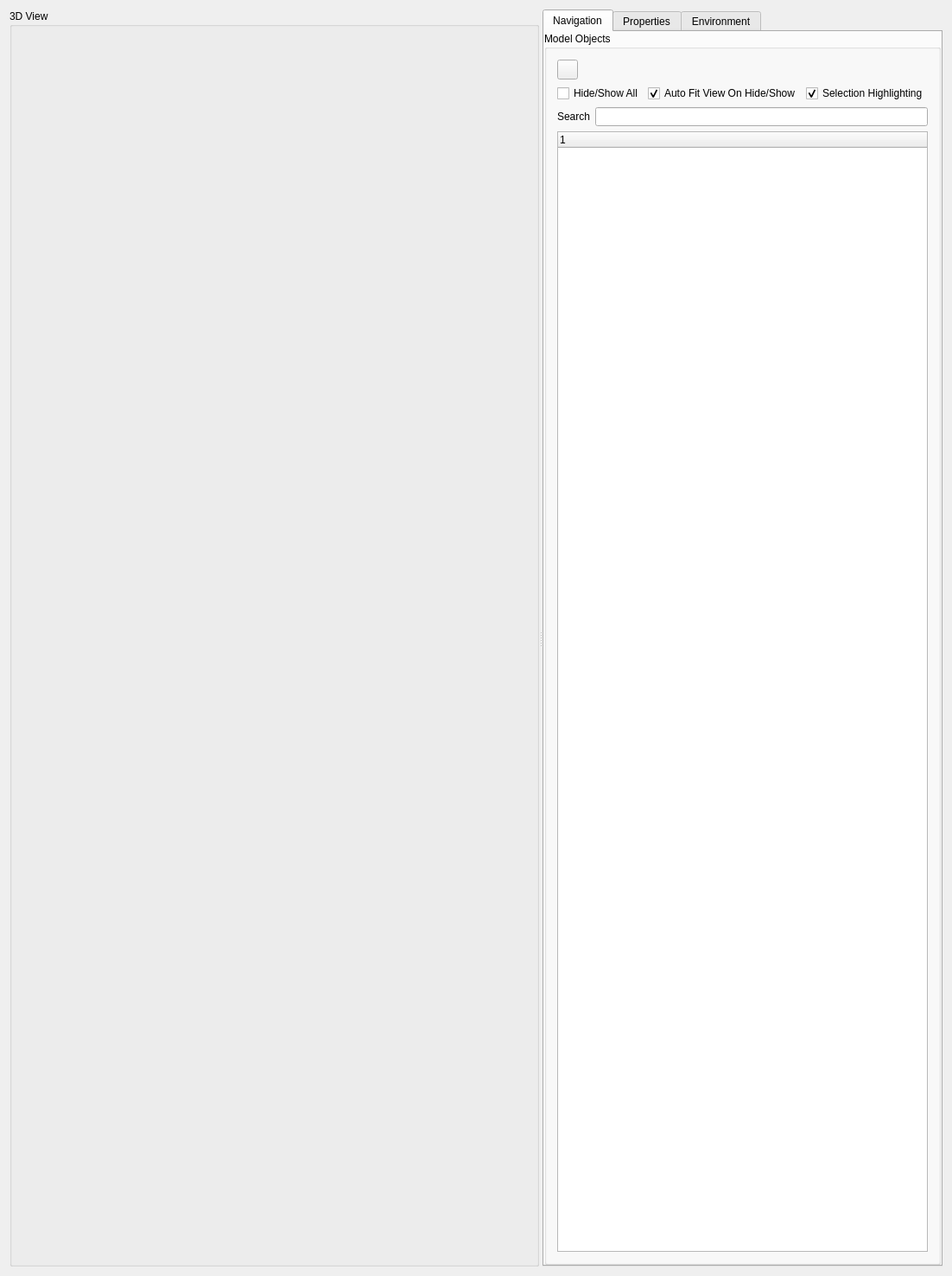
<?xml version="1.0" encoding="UTF-8"?>
<ui version="4.0">
 <author>N. Sharjith</author>
 <class>ModelViewer</class>
 <widget class="QWidget" name="ModelViewer">
  <property name="geometry">
   <rect>
    <x>0</x>
    <y>0</y>
    <width>1102</width>
    <height>1477</height>
   </rect>
  </property>
  <property name="sizePolicy">
   <sizepolicy hsizetype="Expanding" vsizetype="Expanding">
    <horstretch>0</horstretch>
    <verstretch>0</verstretch>
   </sizepolicy>
  </property>
  <property name="acceptDrops">
   <bool>true</bool>
  </property>
  <property name="windowTitle">
   <string>Session 1</string>
  </property>
  <property name="windowIcon">
   <iconset resource="../ModelViewer.qrc">
    <normaloff>:/icons/res/logo.png</normaloff>:/icons/res/logo.png</iconset>
  </property>
  <layout class="QGridLayout" name="gridLayout_14">
   <item row="0" column="0">
    <widget class="QSplitter" name="splitter">
     <property name="sizePolicy">
      <sizepolicy hsizetype="Preferred" vsizetype="Preferred">
       <horstretch>0</horstretch>
       <verstretch>0</verstretch>
      </sizepolicy>
     </property>
     <property name="frameShape">
      <enum>QFrame::Shape::NoFrame</enum>
     </property>
     <property name="orientation">
      <enum>Qt::Orientation::Horizontal</enum>
     </property>
     <widget class="QFrame" name="viewerframe">
      <property name="sizePolicy">
       <sizepolicy hsizetype="Preferred" vsizetype="Preferred">
        <horstretch>100</horstretch>
        <verstretch>0</verstretch>
       </sizepolicy>
      </property>
      <layout class="QGridLayout" name="gridLayout_7">
       <property name="leftMargin">
        <number>0</number>
       </property>
       <property name="topMargin">
        <number>0</number>
       </property>
       <property name="rightMargin">
        <number>0</number>
       </property>
       <property name="bottomMargin">
        <number>0</number>
       </property>
       <item row="0" column="0">
        <layout class="QVBoxLayout" name="verticalLayout_2" stretch="0">
         <item>
          <widget class="QGroupBox" name="preview">
           <property name="sizePolicy">
            <sizepolicy hsizetype="Preferred" vsizetype="Preferred">
             <horstretch>0</horstretch>
             <verstretch>0</verstretch>
            </sizepolicy>
           </property>
           <property name="title">
            <string>3D View</string>
           </property>
           <layout class="QGridLayout" name="gridLayout">
            <property name="leftMargin">
             <number>0</number>
            </property>
            <property name="topMargin">
             <number>0</number>
            </property>
            <property name="rightMargin">
             <number>0</number>
            </property>
            <property name="bottomMargin">
             <number>0</number>
            </property>
            <property name="spacing">
             <number>2</number>
            </property>
            <item row="0" column="0">
             <layout class="QVBoxLayout" name="verticalLayout_4" stretch="0">
              <property name="spacing">
               <number>0</number>
              </property>
              <item>
               <widget class="QFrame" name="glframe">
                <property name="enabled">
                 <bool>true</bool>
                </property>
                <property name="sizePolicy">
                 <sizepolicy hsizetype="Expanding" vsizetype="Expanding">
                  <horstretch>0</horstretch>
                  <verstretch>0</verstretch>
                 </sizepolicy>
                </property>
                <property name="cursor">
                 <cursorShape>ArrowCursor</cursorShape>
                </property>
               </widget>
              </item>
             </layout>
            </item>
           </layout>
          </widget>
         </item>
        </layout>
       </item>
      </layout>
     </widget>
     <widget class="QTabWidget" name="controlstabWidget">
      <property name="minimumSize">
       <size>
        <width>450</width>
        <height>0</height>
       </size>
      </property>
      <property name="currentIndex">
       <number>0</number>
      </property>
      <property name="iconSize">
       <size>
        <width>32</width>
        <height>32</height>
       </size>
      </property>
      <widget class="QWidget" name="controlstabWidgetPage1">
       <attribute name="icon">
        <iconset resource="../ModelViewer.qrc">
         <normaloff>:/icons/res/navigation.png</normaloff>:/icons/res/navigation.png</iconset>
       </attribute>
       <attribute name="title">
        <string>Navigation</string>
       </attribute>
       <layout class="QGridLayout" name="gridLayout_3">
        <property name="leftMargin">
         <number>0</number>
        </property>
        <property name="topMargin">
         <number>0</number>
        </property>
        <property name="rightMargin">
         <number>0</number>
        </property>
        <property name="bottomMargin">
         <number>0</number>
        </property>
        <item row="0" column="0">
         <widget class="QGroupBox" name="groupBox_4">
          <property name="sizePolicy">
           <sizepolicy hsizetype="Preferred" vsizetype="Preferred">
            <horstretch>0</horstretch>
            <verstretch>0</verstretch>
           </sizepolicy>
          </property>
          <property name="title">
           <string>Model Objects</string>
          </property>
          <layout class="QGridLayout" name="gridLayout_15">
           <item row="0" column="0">
            <widget class="QWidget" name="modelNavigationWidget" native="true">
             <layout class="QVBoxLayout" name="verticalLayout">
              <property name="spacing">
               <number>6</number>
              </property>
              <property name="leftMargin">
               <number>1</number>
              </property>
              <property name="topMargin">
               <number>1</number>
              </property>
              <property name="rightMargin">
               <number>1</number>
              </property>
              <property name="bottomMargin">
               <number>1</number>
              </property>
              <item>
               <layout class="QHBoxLayout" name="horizontalLayout_14">
                <item>
                 <widget class="QToolButton" name="toolButtonDetach">
                  <property name="toolTip">
                   <string> Detach from panel</string>
                  </property>
                  <property name="text">
                   <string/>
                  </property>
                  <property name="icon">
                   <iconset resource="../ModelViewer.qrc">
                    <normaloff>:/icons/res/detach.png</normaloff>:/icons/res/detach.png</iconset>
                  </property>
                 </widget>
                </item>
                <item>
                 <spacer name="horizontalSpacer_13">
                  <property name="orientation">
                   <enum>Qt::Orientation::Horizontal</enum>
                  </property>
                  <property name="sizeHint" stdset="0">
                   <size>
                    <width>40</width>
                    <height>20</height>
                   </size>
                  </property>
                 </spacer>
                </item>
               </layout>
              </item>
              <item>
               <layout class="QHBoxLayout" name="horizontalLayout_27">
                <item>
                 <widget class="QCheckBox" name="checkBoxSelectAll">
                  <property name="toolTip">
                   <string>Hide/Show All</string>
                  </property>
                  <property name="text">
                   <string>Hide/Show All</string>
                  </property>
                  <property name="tristate">
                   <bool>true</bool>
                  </property>
                 </widget>
                </item>
                <item>
                 <widget class="QCheckBox" name="checkBoxAutoFitView">
                  <property name="toolTip">
                   <string>Auto Fit View On Hide/Show</string>
                  </property>
                  <property name="text">
                   <string>Auto Fit View On Hide/Show</string>
                  </property>
                  <property name="checked">
                   <bool>true</bool>
                  </property>
                 </widget>
                </item>
                <item>
                 <widget class="QCheckBox" name="checkBoxSelectionHighlight">
                  <property name="toolTip">
                   <string>Selection Highlighting in Viewer</string>
                  </property>
                  <property name="text">
                   <string>Selection Highlighting</string>
                  </property>
                  <property name="checked">
                   <bool>true</bool>
                  </property>
                 </widget>
                </item>
               </layout>
              </item>
              <item>
               <layout class="QHBoxLayout" name="horizontalLayout_28">
                <item>
                 <widget class="QLabel" name="label_23">
                  <property name="text">
                   <string>Search</string>
                  </property>
                 </widget>
                </item>
                <item>
                 <widget class="QLineEdit" name="searchBox">
                  <property name="clearButtonEnabled">
                   <bool>true</bool>
                  </property>
                 </widget>
                </item>
               </layout>
              </item>
              <item>
               <widget class="SceneTreeWidget" name="treeWidgetModel">
                <property name="styleSheet">
                 <string notr="true"/>
                </property>
                <property name="selectionMode">
                 <enum>QAbstractItemView::SelectionMode::ExtendedSelection</enum>
                </property>
                <column>
                 <property name="text">
                  <string notr="true">1</string>
                 </property>
                </column>
               </widget>
              </item>
             </layout>
            </widget>
           </item>
          </layout>
         </widget>
        </item>
       </layout>
      </widget>
      <widget class="QWidget" name="controlstabWidgetPage2">
       <attribute name="icon">
        <iconset resource="../ModelViewer.qrc">
         <normaloff>:/icons/res/properties.png</normaloff>:/icons/res/properties.png</iconset>
       </attribute>
       <attribute name="title">
        <string>Properties</string>
       </attribute>
       <layout class="QGridLayout" name="gridLayout_2">
        <item row="0" column="0">
         <layout class="QVBoxLayout" name="verticalLayout_5">
          <item>
           <widget class="QTabWidget" name="tabWidgetVizAttribs">
            <property name="tabPosition">
             <enum>QTabWidget::TabPosition::North</enum>
            </property>
            <property name="tabShape">
             <enum>QTabWidget::TabShape::Rounded</enum>
            </property>
            <property name="currentIndex">
             <number>1</number>
            </property>
            <property name="iconSize">
             <size>
              <width>32</width>
              <height>32</height>
             </size>
            </property>
            <property name="documentMode">
             <bool>false</bool>
            </property>
            <property name="movable">
             <bool>true</bool>
            </property>
            <widget class="QWidget" name="materialProcessorPage">
             <attribute name="icon">
              <iconset resource="../ModelViewer.qrc">
               <normaloff>:/icons/res/material.png</normaloff>:/icons/res/material.png</iconset>
             </attribute>
             <attribute name="title">
              <string>Materials</string>
             </attribute>
             <layout class="QGridLayout" name="gridLayout_23">
              <property name="leftMargin">
               <number>0</number>
              </property>
              <property name="topMargin">
               <number>0</number>
              </property>
              <property name="rightMargin">
               <number>0</number>
              </property>
              <property name="bottomMargin">
               <number>0</number>
              </property>
              <item row="0" column="0">
               <widget class="QScrollArea" name="scrollAreaMaterial">
                <property name="widgetResizable">
                 <bool>true</bool>
                </property>
                <widget class="MaterialPropertiesPanel" name="predefinedMaterialsPanel">
                 <property name="geometry">
                  <rect>
                   <x>0</x>
                   <y>0</y>
                   <width>98</width>
                   <height>28</height>
                  </rect>
                 </property>
                </widget>
               </widget>
              </item>
             </layout>
            </widget>
            <widget class="QWidget" name="transformationsPage">
             <attribute name="icon">
              <iconset resource="../ModelViewer.qrc">
               <normaloff>:/icons/res/transformations.png</normaloff>:/icons/res/transformations.png</iconset>
             </attribute>
             <attribute name="title">
              <string>Transformations</string>
             </attribute>
             <layout class="QGridLayout" name="gridLayout_11">
              <property name="leftMargin">
               <number>0</number>
              </property>
              <property name="topMargin">
               <number>0</number>
              </property>
              <property name="rightMargin">
               <number>0</number>
              </property>
              <property name="bottomMargin">
               <number>0</number>
              </property>
              <item row="0" column="0">
               <widget class="QScrollArea" name="scrollAreaTransform">
                <property name="widgetResizable">
                 <bool>true</bool>
                </property>
                <widget class="ObjectTransformPanel" name="objectTransformPanel">
                 <property name="geometry">
                  <rect>
                   <x>0</x>
                   <y>0</y>
                   <width>519</width>
                   <height>1347</height>
                  </rect>
                 </property>
                </widget>
               </widget>
              </item>
             </layout>
            </widget>
           </widget>
          </item>
         </layout>
        </item>
       </layout>
      </widget>
      <widget class="QWidget" name="controlstabWidgetPage3">
       <attribute name="icon">
        <iconset resource="../ModelViewer.qrc">
         <normaloff>:/icons/res/environment.png</normaloff>:/icons/res/environment.png</iconset>
       </attribute>
       <attribute name="title">
        <string>Environment</string>
       </attribute>
       <layout class="QGridLayout" name="gridLayout_4">
        <item row="0" column="0">
         <widget class="QScrollArea" name="scrollAreaEnv">
          <property name="widgetResizable">
           <bool>true</bool>
          </property>
          <widget class="VisualizationEnvironmentPanel" name="visualizationEnvironmentPanel">
           <property name="geometry">
            <rect>
             <x>0</x>
             <y>0</y>
             <width>527</width>
             <height>1394</height>
            </rect>
           </property>
          </widget>
         </widget>
        </item>
       </layout>
      </widget>
     </widget>
    </widget>
   </item>
  </layout>
 </widget>
 <layoutdefault spacing="6" margin="11"/>
 <customwidgets>
  <customwidget>
   <class>SceneTreeWidget</class>
   <extends>QTreeWidget</extends>
   <header>SceneTreeWidget.h</header>
  </customwidget>
  <customwidget>
   <class>MaterialPropertiesPanel</class>
   <extends>QWidget</extends>
   <header>MaterialPropertiesPanel.h</header>
   <container>1</container>
  </customwidget>
  <customwidget>
   <class>ObjectTransformPanel</class>
   <extends>QWidget</extends>
   <header>ObjectTransformPanel.h</header>
   <container>1</container>
  </customwidget>
  <customwidget>
   <class>VisualizationEnvironmentPanel</class>
   <extends>QWidget</extends>
   <header>VisualizationEnvironmentPanel.h</header>
   <container>1</container>
  </customwidget>
 </customwidgets>
 <tabstops>
  <tabstop>checkBoxSelectAll</tabstop>
  <tabstop>treeWidgetModel</tabstop>
 </tabstops>
 <resources>
  <include location="../ModelViewer.qrc"/>
 </resources>
 <connections/>
 <slots>
  <slot>slotResetRotations()</slot>
 </slots>
</ui>
